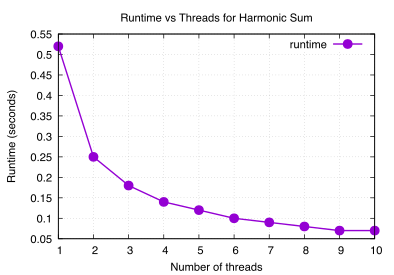

Write gnuplot code to recreate this figure.
set terminal pdfcairo size 10cm,7cm
set output "runtime_vs_threads.pdf"

set xlabel "Number of threads"
set ylabel "Runtime (seconds)"
set title "Runtime vs Threads for Harmonic Sum"

set grid

plot "times.dat" using 1:2 with linespoints lw 2 pt 7 title "runtime"
